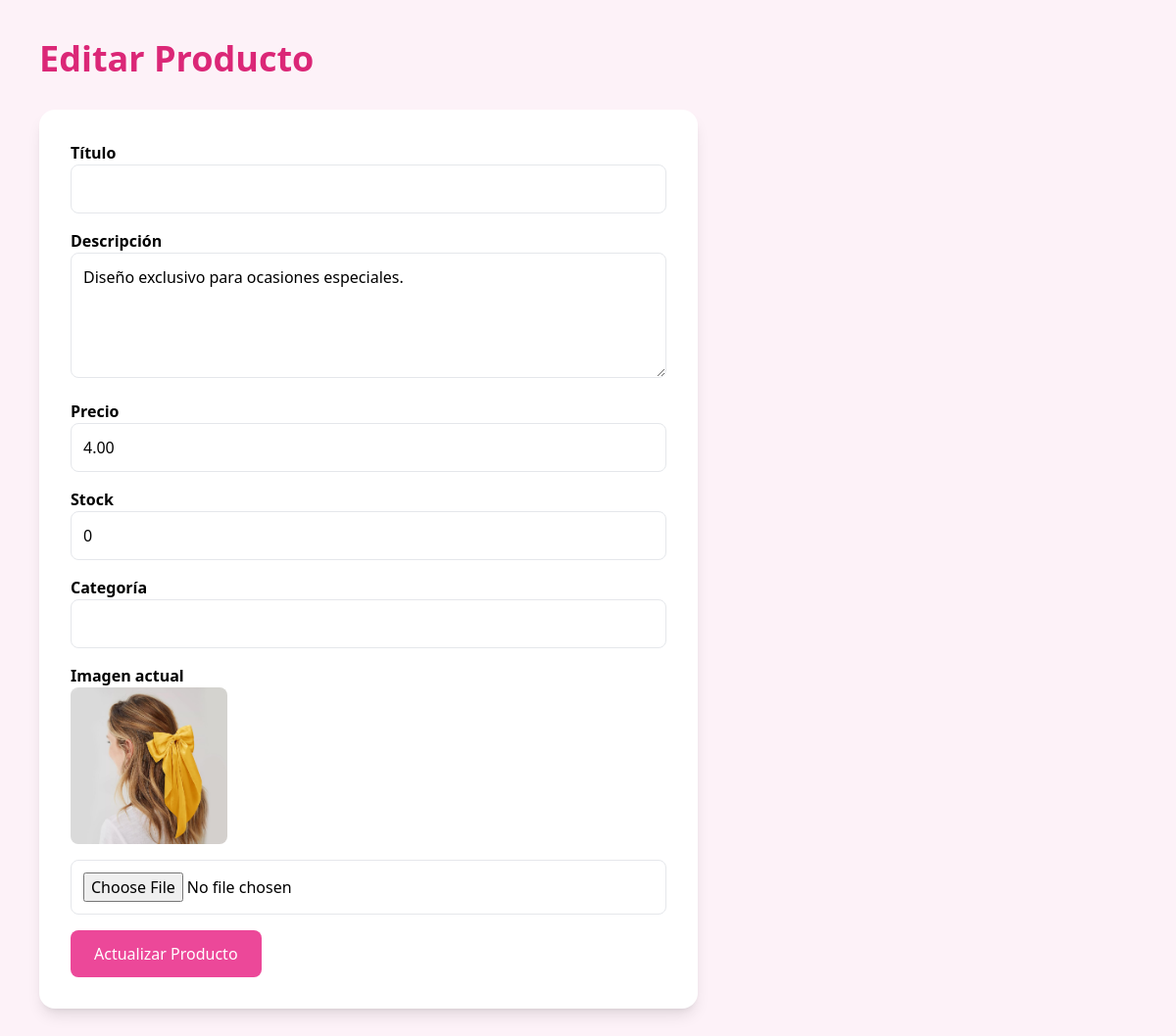
The page /tienda-online/editar.php?id=3 on the database its author committed.
### tables this page shows
CREATE TABLE `productos` (
  `id` int NOT NULL,
  `nombre` varchar(100) NOT NULL,
  `descripcion` text,
  `precio` decimal(10,2) NOT NULL,
  `stock` int NOT NULL DEFAULT '0',
  `imagen` varchar(255) DEFAULT 'default.jpg'
);

### tienda-online/editar.php (the view, shortened to what this page needs)
<?php
require_once("conexion.php");
$id = $_GET['id'];
$sql = $conexion->prepare(
"SELECT * FROM productos WHERE id=?"
);
$sql->execute([$id]);
$producto = $sql->fetch(PDO::FETCH_ASSOC);
?>
<!DOCTYPE html>
<html lang="es">
<head>
<script src="https://cdn.tailwindcss.com"></script>
</head>
<body class="bg-pink-50 p-10">
<h1 class="text-4xl font-bold text-pink-600 mb-8">
Editar Producto
</h1>
<form
method="POST"
enctype="multipart/form-data"
class="bg-white p-8 rounded-2xl shadow-lg max-w-2xl">
<div class="mb-4">
<label class="font-bold">
Título
</label>
<input
type="text"
name="titulo"
value="<?php echo $producto['titulo']; ?>"
class="w-full border p-3 rounded-lg">
</div>
<div class="mb-4">
<label class="font-bold">
Descripción
</label>
<textarea
name="descripcion"
class="w-full border p-3 rounded-lg h-32"><?php echo $producto['descripcion']; ?></textarea>
</div>
<div class="mb-4">
<label class="font-bold">
Precio
</label>
<input
type="number"
step="0.01"
name="precio"
value="<?php echo $producto['precio']; ?>"
class="w-full border p-3 rounded-lg">
</div>
<div class="mb-4">
<label class="font-bold">
Stock
</label>
<input
type="number"
name="stock"
value="<?php echo $producto['stock']; ?>"
class="w-full border p-3 rounded-lg">
</div>
<div class="mb-4">
<label class="font-bold">
Categoría
</label>
<input
type="text"
name="categoria"
value="<?php echo $producto['categoria']; ?>"
class="w-full border p-3 rounded-lg">
</div>
<div class="mb-4">
<label class="font-bold">
Imagen actual
</label>
<img
src="uploads/<?php echo $producto['imagen']; ?>"
class="w-40 rounded-lg mb-4">
<input
type="file"
name="imagen"
class="w-full border p-3 rounded-lg">
</div>
<button
type="submit"
name="actualizar"
class="bg-pink-500 hover:bg-pink-600 text-white px-6 py-3 rounded-lg">
Actualizar Producto
</button>
</form>
</body>
</html>

### rows shown on the page
productos: descripcion "Diseño exclusivo para ocasiones especiales.", precio "4.00", stock "0", imagen (picture)
